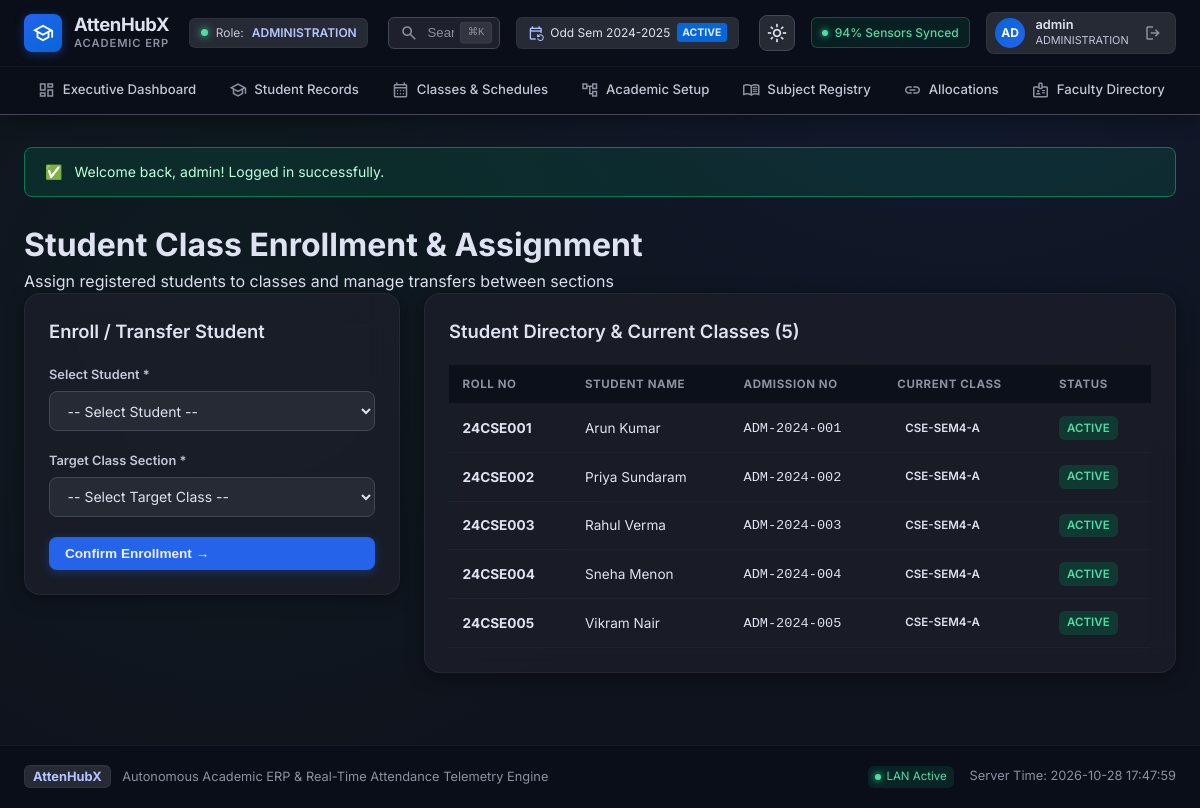
The page /hod/enroll_student.php (signed in) on the database its author committed.
### tables this page shows
CREATE TABLE `students` (
    `id` BIGINT UNSIGNED AUTO_INCREMENT PRIMARY KEY,
    `user_id` BIGINT UNSIGNED UNIQUE NOT NULL,
    `student_id` VARCHAR(30) UNIQUE NOT NULL,
    `first_name` VARCHAR(100) NOT NULL,
    `last_name` VARCHAR(100) NULL,
    `date_of_birth` DATE NULL,
    `admission_number` VARCHAR(50) UNIQUE NULL,
    `joined_at` DATE NULL,
    `status` VARCHAR(30) NOT NULL DEFAULT 'ACTIVE',
    `created_at` DATETIME NOT NULL DEFAULT CURRENT_TIMESTAMP,
    `updated_at` DATETIME NOT NULL DEFAULT CURRENT_TIMESTAMP ON UPDATE CURRENT_TIMESTAMP,
    FOREIGN KEY (`user_id`) REFERENCES `users`(`id`) ON DELETE RESTRICT,
    INDEX `idx_students_status` (`status`)
);

CREATE TABLE `classes` (
    `id` BIGINT UNSIGNED AUTO_INCREMENT PRIMARY KEY,
    `admission_batch_id` BIGINT UNSIGNED NOT NULL,
    `semester_id` BIGINT UNSIGNED NOT NULL,
    `section_name` VARCHAR(20) NOT NULL,
    `class_code` VARCHAR(50) UNIQUE NULL,
    `is_active` BOOLEAN DEFAULT TRUE,
    `created_at` DATETIME NOT NULL DEFAULT CURRENT_TIMESTAMP,
    `updated_at` DATETIME NOT NULL DEFAULT CURRENT_TIMESTAMP ON UPDATE CURRENT_TIMESTAMP,
    UNIQUE KEY `uk_batch_sem_sec` (`admission_batch_id`, `semester_id`, `section_name`),
    FOREIGN KEY (`admission_batch_id`) REFERENCES `admission_batches`(`id`) ON DELETE RESTRICT,
    FOREIGN KEY (`semester_id`) REFERENCES `semesters`(`id`) ON DELETE RESTRICT,
    INDEX `idx_classes_batch` (`admission_batch_id`),
    INDEX `idx_classes_sem` (`semester_id`)
);

### includes/functions.php (called while the page is built, shortened)
<?php
function e(?string $str): string {
    return htmlspecialchars($str ?? '', ENT_QUOTES, 'UTF-8');
}
function base_url(string $path = ''): string {
    static $base = null;
    if ($base === null) {
        $script_dir = dirname($_SERVER['SCRIPT_NAME'] ?? '');
        $patterns = ['/admin', '/faculty', '/hod', '/student', '/auth'];
        $clean_dir = $script_dir;
        foreach ($patterns as $p) {
            if (substr($clean_dir, -strlen($p)) === $p) {
                $clean_dir = substr($clean_dir, 0, -strlen($p));
            }
        }
        $clean_dir = rtrim(str_replace('\\', '/', $clean_dir), '/');
        $base = $clean_dir;
    }
    $path = ltrim($path, '/');
    return ($base === '' ? '' : $base) . ($path !== '' ? '/' . $path : '/');
}

### hod/enroll_student.php (the view, shortened to what this page needs)
<?php
require_once __DIR__ . '/../includes/header.php';
$db = get_db();
$students = $db->query("
    SELECT
        s.id, s.student_id, s.admission_number, s.first_name, s.last_name, s.status,
        se.class_id, c.class_code, c.section_name, b.batch_name, sem.name AS semester_name
    FROM students s
    LEFT JOIN student_enrollments se ON s.id = se.student_id AND se.status = 'ACTIVE'
    LEFT JOIN classes c ON se.class_id = c.id
    LEFT JOIN admission_batches b ON c.admission_batch_id = b.id
    LEFT JOIN semesters sem ON c.semester_id = sem.id
    ORDER BY (se.class_id IS NULL) DESC, CAST(s.student_id AS UNSIGNED) ASC, s.student_id ASC
")->fetchAll();
?>
<div class="page-header">
    <div>
        <h1 class="page-title">Student Class Enrollment & Assignment</h1>
        <p class="page-subtitle">Assign registered students to classes and manage transfers between sections</p>
    </div>
</div>
<div style="display: grid; grid-template-columns: 1fr 2fr; gap: 1.5rem; align-items: start;">
    <div class="card">
        <div class="card-header">
            <h2 class="card-title">Enroll / Transfer Student</h2>
        </div>
        <form method="POST" action="<?= base_url('hod/enroll_student.php') ?>">
            <div class="card-body">
                <div class="form-group">
                    <label class="form-label">Select Student <span class="required">*</span></label>
                    <select name="student_id" class="form-control" required>
                        <option value="">-- Select Student --</option>
                    </select>
                </div>
                <div class="form-group">
                    <label class="form-label">Target Class Section <span class="required">*</span></label>
                    <select name="class_id" class="form-control" required>
                        <option value="">-- Select Target Class --</option>
                    </select>
                </div>
                <button type="submit" class="btn btn-primary" style="width: 100%;">Confirm Enrollment &rarr;</button>
            </div>
        </form>
    </div>
    <div class="card">
        <div class="card-header">
            <h2 class="card-title">Student Directory & Current Classes (<?= count($students) ?>)</h2>
        </div>
        <div class="card-body" style="padding: 0;">
            <div class="table-responsive">
                <table class="data-table">
                    <thead>
                        <tr>
                            <th>Roll No</th>
                            <th>Student Name</th>
                            <th>Admission No</th>
                            <th>Current Class</th>
                            <th>Status</th>
                        </tr>
                    </thead>
                    <tbody>
                        <?php foreach ($students as $stu): ?>
                            <tr>
                                <td><strong><?= e($stu['student_id']) ?></strong></td>
                                <td><?= e($stu['first_name'] . ' ' . ($stu['last_name'] ?? '')) ?></td>
                                <td><code><?= e($stu['admission_number'] ?: '—') ?></code></td>
                                <td>
                                    <?php if ($stu['class_id']): ?>
                                        <span class="badge badge-info">
                                            <?= e($stu['class_code'] ?: "{$stu['semester_name']} Sec {$stu['section_name']}") ?>
                                        </span>
                                    <?php else: ?>
                                        <span class="badge badge-warning">Unassigned</span>
                                    <?php endif; ?>
                                </td>
                                <td>
                                    <span class="badge <?= $stu['status'] === 'ACTIVE' ? 'badge-success' : 'badge-secondary' ?>">
                                        <?= e($stu['status']) ?>
                                    </span>
                                </td>
                            </tr>
                        <?php endforeach; ?>
                    </tbody>
                </table>
            </div>
        </div>
    </div>
</div>
<?php require_once __DIR__ . '/../includes/footer.php'; ?>

### assets/css/style.css (style rules this page uses)
:root, [data-theme="dark"], html.dark { --bg-base: #0f131d; --surface: #0f131d; --surface-container-lowest: #0a0e18; --surface-container-low: #171b26; --surface-container: #1c1f2a; --surface-container-high: #262a35; --surface-container-highest: #313540; --surface-bright: #353944; --surface-variant: #313540; --on-surface: #dfe2f1; --on-surface-variant: #c3c6d7; --outline: #8d90a0; --outline-variant: #434655; --primary: #b4c5ff; --primary-container: #2563eb; --on-primary: #002a78; --on-primary-container: #eeefff; --secondary: #adc6ff; --secondary-container: #0566d9; --on-secondary-container: #e6ecff; --tertiary: #4edea3; --tertiary-container: #007d55; --on-tertiary-container: #bdffdb; --tertiary-fixed-dim: #4edea3; --error: #ffb4ab; --error-container: #93000a; --on-error-container: #ffdad6; --warning: #fbbf24; --warning-container: #78350f; --on-warning-container: #fef3c7; --radius-sm: 0.375rem; --radius-md: 0.5rem; --radius-lg: 0.75rem; --radius-xl: 1rem; --radius-full: 9999px; --shadow-card: 0 4px 20px -2px rgba(0, 0, 0, 0.45); --shadow-glow-primary: 0 0 35px -5px rgba(37, 99, 235, 0.25); --shadow-glow-tertiary: 0 0 35px -5px rgba(78, 222, 163, 0.2); --font-sans: 'Inter', -apple-system, BlinkMacSystemFont, 'Segoe UI', Roboto, sans-serif; }
* { box-sizing: border-box; margin: 0; padding: 0; }
html, body { background-color: var(--bg-base); color: var(--on-surface); font-family: var(--font-sans); line-height: 1.5; -webkit-font-smoothing: antialiased; min-height: 100vh; scrollbar-width: none; -ms-overflow-style: none; }
* { scrollbar-width: none !important; -ms-overflow-style: none !important; }
body.AttenHubX-app { display: flex; flex-direction: column; min-height: 100vh; background: radial-gradient(circle at 80% -20%, rgba(37, 99, 235, 0.12) 0%, transparent 50%), radial-gradient(circle at 20% 40%, rgba(0, 125, 85, 0.08) 0%, transparent 45%), var(--bg-base); }
.btn { display: inline-flex; align-items: center; gap: 0.45rem; padding: 0.55rem 1rem; border-radius: var(--radius-md); font-size: 0.85rem; font-weight: 600; cursor: pointer; text-decoration: none; border: none; transition: all 0.15s ease; }
.btn-primary { background: var(--primary-container); color: var(--on-primary-container); box-shadow: 0 2px 10px rgba(37, 99, 235, 0.35); }
.card { background: rgba(28, 31, 42, 0.8); backdrop-filter: blur(16px); border: 1px solid rgba(255, 255, 255, 0.05); border-radius: var(--radius-xl); padding: 1.5rem; box-shadow: var(--shadow-card); margin-bottom: 1.5rem; }
.card-header { display: flex; align-items: center; justify-content: space-between; margin-bottom: 1.25rem; }
.card-title { font-size: 1.15rem; font-weight: 600; color: var(--on-surface); }
.form-group { margin-bottom: 1.25rem; }
.form-label { display: block; font-size: 0.8rem; font-weight: 600; color: var(--on-surface-variant); margin-bottom: 0.4rem; }
.form-control { width: 100%; padding: 0.6rem 0.85rem; background: var(--surface-container-high); border: 1px solid var(--outline-variant); border-radius: var(--radius-md); color: var(--on-surface); font-size: 0.875rem; font-family: inherit; transition: all 0.2s ease; }
select.form-control { cursor: pointer; }
.table-responsive { overflow-x: auto; width: 100%; }
.data-table { width: 100%; border-collapse: collapse; }
.data-table th { background: rgba(10, 14, 24, 0.8); color: var(--outline); font-size: 0.72rem; text-transform: uppercase; letter-spacing: 0.05em; padding: 0.65rem 0.85rem; text-align: left; border-bottom: 1px solid rgba(255, 255, 255, 0.05); }
.data-table td { padding: 0.75rem 0.85rem; border-bottom: 1px solid rgba(255, 255, 255, 0.03); color: var(--on-surface); font-size: 0.85rem; }
.badge { display: inline-flex; align-items: center; padding: 0.2rem 0.5rem; border-radius: var(--radius-sm); font-size: 0.72rem; font-weight: 600; }
.badge-success { background: rgba(0, 125, 85, 0.3); color: var(--tertiary); }

### rows shown on the page
students: student "24CSE001", first_name+last_name "Arun Kumar", admission_number "ADM-2024-001", classes.class_code "CSE-SEM4-A", status "ACTIVE"
students: student "24CSE002", first_name+last_name "Priya Sundaram", admission_number "ADM-2024-002", classes.class_code "CSE-SEM4-A", status "ACTIVE"
students: student "24CSE003", first_name+last_name "Rahul Verma", admission_number "ADM-2024-003", classes.class_code "CSE-SEM4-A", status "ACTIVE"
students: student "24CSE004", first_name+last_name "Sneha Menon", admission_number "ADM-2024-004", classes.class_code "CSE-SEM4-A", status "ACTIVE"
students: student "24CSE005", first_name+last_name "Vikram Nair", admission_number "ADM-2024-005", classes.class_code "CSE-SEM4-A", status "ACTIVE"

### other values the page prints
$user['role'] "ADMINISTRATION"
substr($user['username'] ?? 'U', 0, 2) "AD"
$user['display_name'] "admin"
$flash['message'] "Welcome back, admin! Logged in successfully."
count($students) "5"
